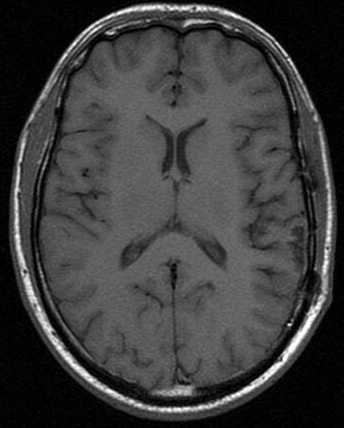
#> input picture Filters & Image_Enhancement/Enhancement/sample images/Brain.tif, 344 x 428 px, found by its file name
$ python log_correction.py
#> lines starting #> are read from the running program, lines starting #| are printed output that depends on the picture
### Filters & Image_Enhancement/Enhancement/plot_tools.py
from skimage import exposure
from skimage import img_as_float
import matplotlib.pyplot as plt

def plot_img_and_hist(image, axes, bins=256, printCDF=False):
    """Plot an image along with its histogram and cumulative histogram.

    """
    image = img_as_float(image)
    ax_img, ax_hist = axes

    # Display image
    ax_img.imshow(image, cmap=plt.cm.gray)
    ax_img.set_axis_off()

    # Display histogram
    ax_hist.hist(image.ravel(), bins=bins, histtype='step', color='black')
    ax_hist.ticklabel_format(axis='y', style='scientific', scilimits=(0, 0))
    ax_hist.set_xlabel('Pixel intensity')
    ax_hist.set_xlim(0, 1)
    ax_hist.set_yticks([])

    # Display cumulative distribution
    if printCDF:
        ax_cdf = ax_hist.twinx()
        img_cdf, bins = exposure.cumulative_distribution(image, bins)
        ax_cdf.plot(bins, img_cdf, 'r')
        ax_cdf.set_yticks([])
        return ax_img, ax_hist, ax_cdf
    else:
        return ax_img, ax_hist

### Filters & Image_Enhancement/Enhancement/log_correction.py
import numpy as np
from skimage import io
import plot_tools as plt_hist
import matplotlib.pyplot as plt

# Load and normalize image
img = img = io.imread('Brain.tif',as_gray=True)
#> img is the input picture: shape (428, 344); min 0, max 255, mean 61.1
img = img/np.max(img)

# log-correction is performed
img_log_corrected = (np.log(1+img))/np.log(1+np.max(img))
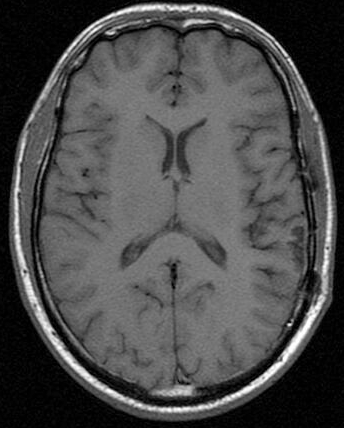
#> img_log_corrected: shape (428, 344) float64; min 0, max 1, mean 0.296

# Display results
fig = plt.figure(figsize=(8, 5))
axes = np.zeros((2, 2), dtype=np.object)
axes[0, 0] = fig.add_subplot(2, 2, 1)
for i in range(1, 2):
    axes[0, i] = fig.add_subplot(2, 2, 1+i, sharex=axes[0,0], sharey=axes[0,0])
for i in range(0, 2):
    axes[1, i] = fig.add_subplot(2, 2, 3+i)

ax_img, ax_hist = plt_hist.plot_img_and_hist(img, axes[:, 0])
ax_img.set_title('Low contrast dark image')

y_min, y_max = ax_hist.get_ylim()
#> y_min = 0; y_max = 7056
ax_hist.set_ylabel('Number of pixels')
ax_hist.set_yticks(np.linspace(0, y_max, 5))

ax_img, ax_hist = plt_hist.plot_img_and_hist(img_log_corrected, axes[:, 1])
ax_img.set_title('Log correction')

# prevent overlap of y-axis labels
fig.tight_layout()
plt.show()
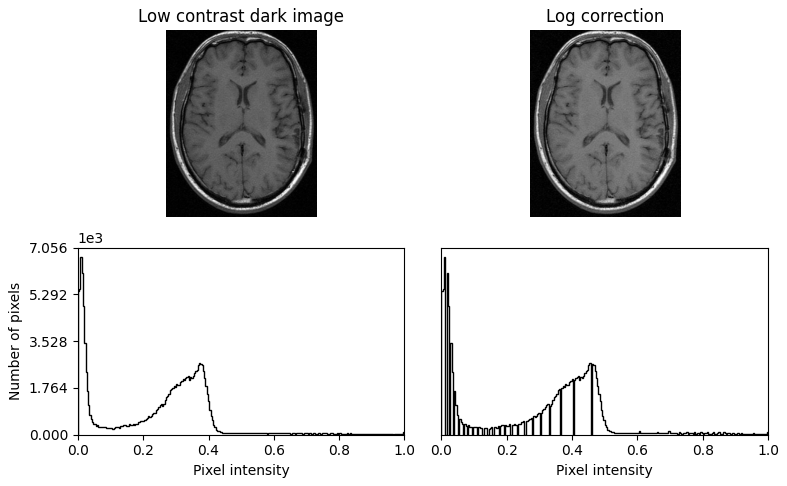
#> figure drawn by matplotlib, 4 panels
